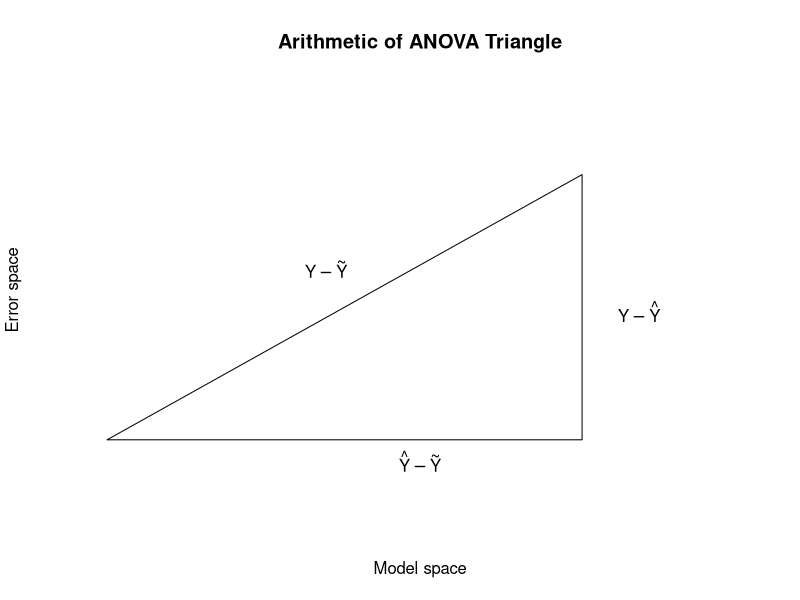
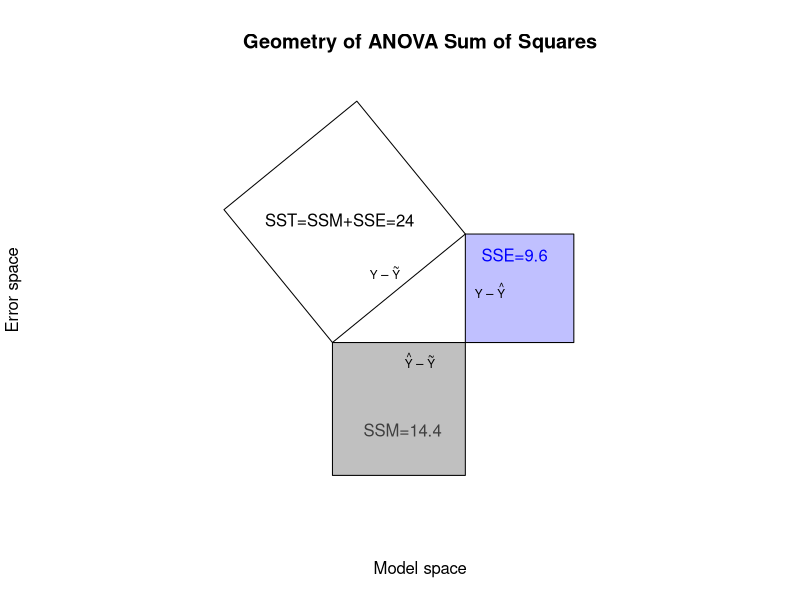

Write the R code that produced these figures, in order.
## ---- chunk 1
#| label: fig-anovatriangle1
#| code-fold: true
#| fig-cap: "Introduction to the ANOVA 'Triangle'"

X <- c(1,2,3,4,5)
Y <- c(6,8,6,2,3)
Yhat <- lm(Y~X)$fitted.values
e <- lm(Y~X)$residuals
vec.length <- function(z) sqrt(c(z%*%z))
plot(x=NA,y=NA,xlim=c(0,5),ylim=c(-0.5,4),xlab='Model space',ylab='Error space',
     axes=FALSE,main='Arithmetic of ANOVA Triangle')
lines(x=c(0,vec.length(Yhat-mean(Y)),vec.length(Yhat-mean(Y)),0),
      y=c(0,0,vec.length(e),0))
text(x=1.75,y=2,labels=expression(Y-tilde(Y)))
text(x=2.5,y=-0.25,labels=expression(hat(Y)-tilde(Y)))
text(x=4.25,y=1.5,labels=expression(Y-hat(Y)))
## ---- chunk 2
#| label: fig-anovatriangle2
#| code-fold: true
#| fig-cap: "Completed ANOVA 'Triangle'"

plot(x=NA,y=NA,xlim=c(-3,8),ylim=c(-4,7),xlab='Model space',ylab='Error space',
     axes=FALSE,main='Geometry of ANOVA Sum of Squares',asp=1)
polygon(x=c(0,vec.length(Yhat-mean(Y)),vec.length(Yhat-mean(Y))-vec.length(e),-vec.length(e)),
        y=c(0,vec.length(e),vec.length(e)+vec.length(Yhat-mean(Y)),vec.length(Yhat-mean(Y))))
polygon(x=c(0,vec.length(Yhat-mean(Y)),vec.length(Yhat-mean(Y)),0),
        y=c(0,0,-vec.length(Yhat-mean(Y)),-vec.length(Yhat-mean(Y))),
        col='#0000003f')
polygon(x=c(vec.length(Yhat-mean(Y)),vec.length(Yhat-mean(Y)),vec.length(Yhat-mean(Y))+vec.length(e),vec.length(Yhat-mean(Y))+vec.length(e)),
        y=c(0,vec.length(e),vec.length(e),0),
        col='#0000ff3f')
text(x=1.5,y=2,labels=expression(Y-tilde(Y)),cex=0.7)
text(x=2.5,y=-0.5,labels=expression(hat(Y)-tilde(Y)),cex=0.7)
text(x=4.5,y=1.5,labels=expression(Y-hat(Y)),cex=0.7)
text(x=0.2,y=3.5,labels='SST=SSM+SSE=24')
text(x=2,y=-2.5,labels='SSM=14.4',col='#3f3f3f')
text(x=5.2,y=2.5,labels='SSE=9.6',col='#0000ff')
